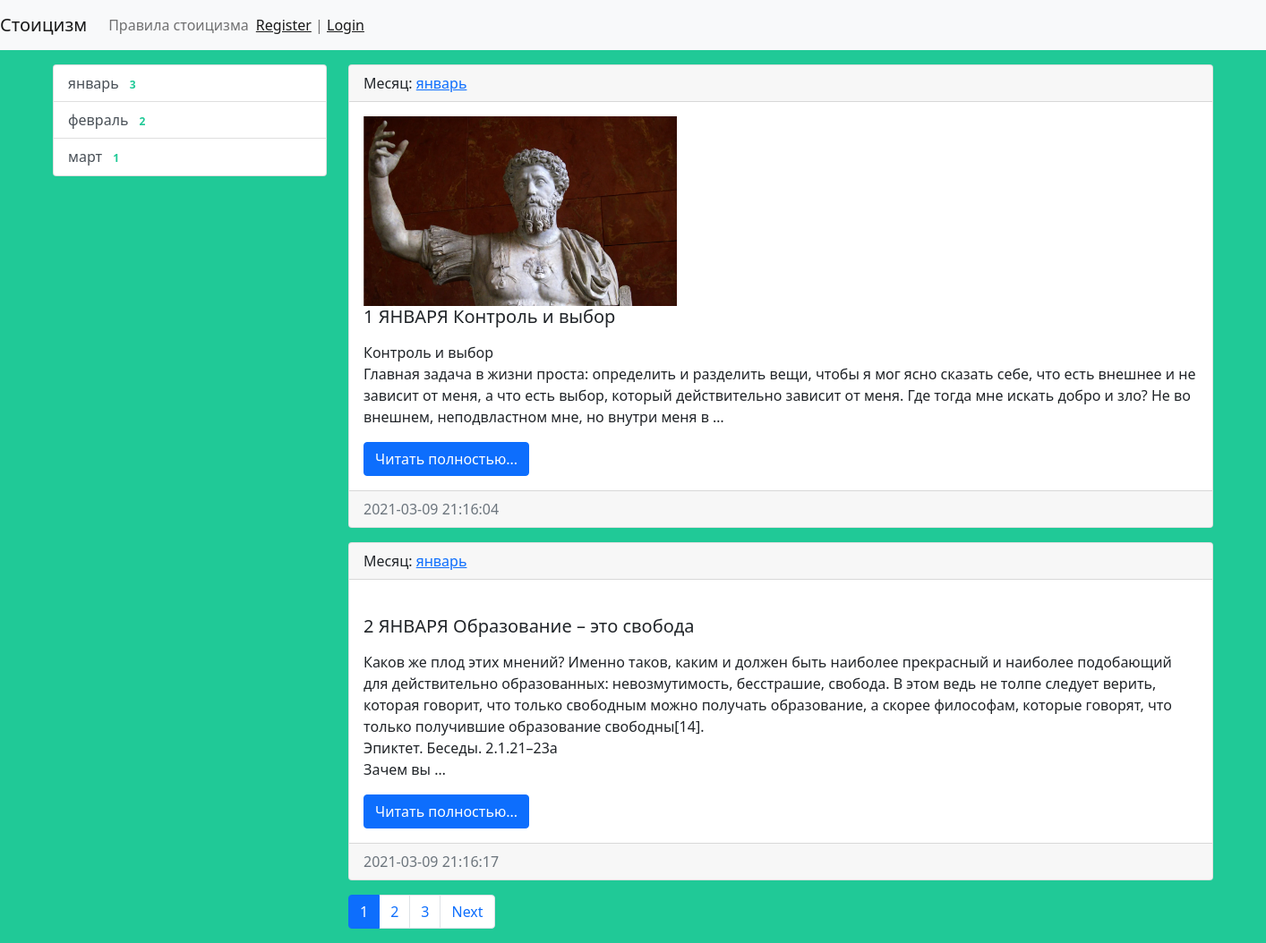
The app's page /, older data.
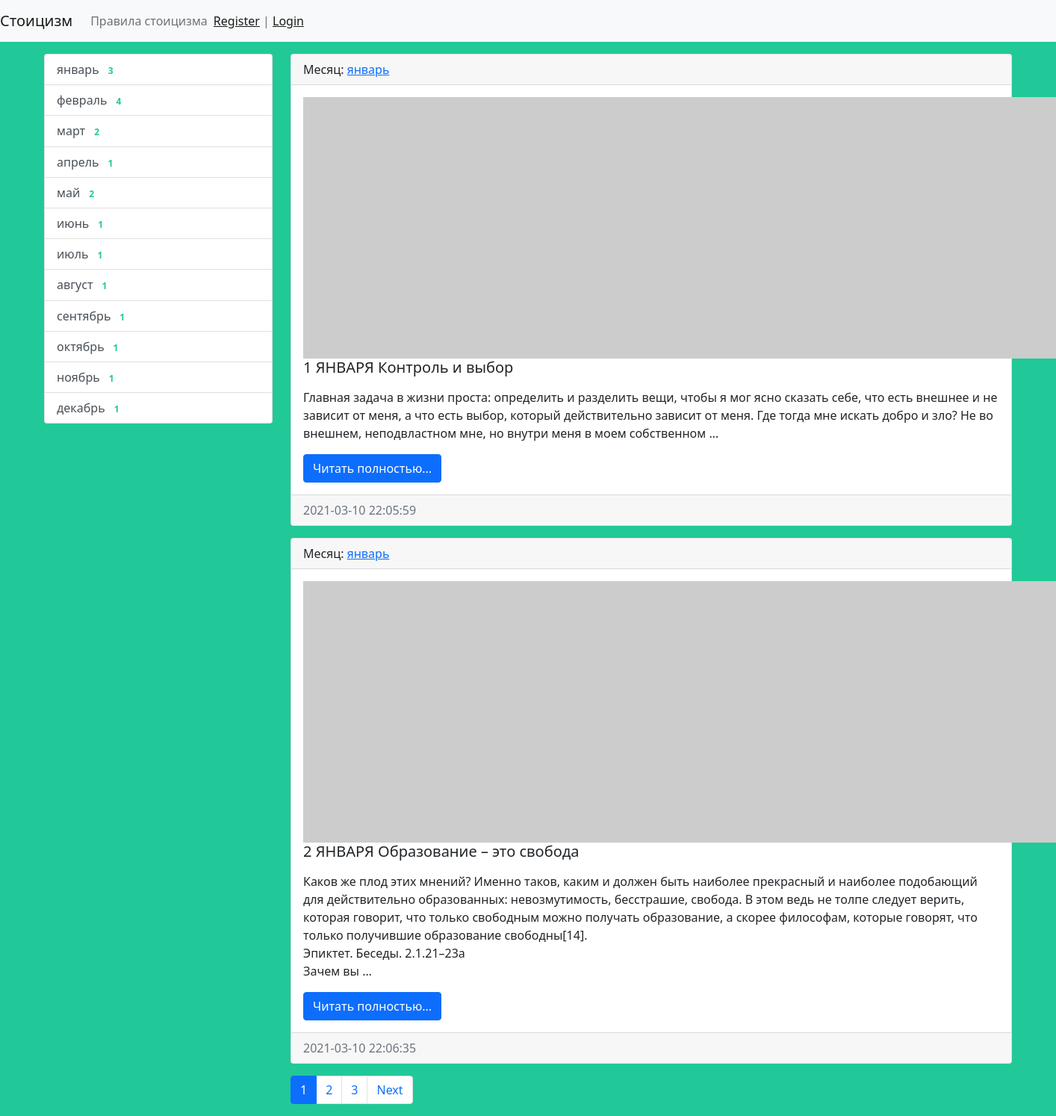
The same page, newer data.
### stoic/models.py (models this page shows, shortened)
class Month(models.Model):
    title = models.CharField(max_length=150, db_index=True, verbose_name='Наименование месяца')
    def get_absolute_url(self):
        return reverse('month', kwargs={"month_id": self.pk})
    def __str__(self):
        return self.title
    class Meta:
        verbose_name = 'Месяц'
        verbose_name_plural = 'Месяцы'
        ordering = ['id']

class Stoic(models.Model):
    title = models.CharField(max_length=150, verbose_name='Заголовок')
    content = models.TextField(blank=True, verbose_name='Контент')
    created_at = models.DateTimeField(auto_now_add=True, verbose_name='Дата публикации')
    updated_at = models.DateTimeField(auto_now=True, verbose_name='Обновлено')
    photo = models.ImageField(upload_to='photos/%Y/%m/%d/', verbose_name='Изображение', blank=True)
    is_published = models.BooleanField(default=True, verbose_name='Опубликовано')
    month = models.ForeignKey('Month', on_delete=models.PROTECT, verbose_name='Месяц')
    views = models.IntegerField(default=0)
    def get_absolute_url(self):
        return reverse('view_stoic', kwargs={"pk": self.pk})
    class Meta:
        verbose_name = 'Высказывание'
        verbose_name_plural = 'Дни'
        ordering = ['id']

### stoic/views.py (the view)
# urls.py: path('', HomeStoic.as_view(), name='home'),
class HomeStoic(MyMixin, ListView):
    model = Stoic
    template_name = 'stoic/home_stoic_list.html'
    context_object_name = 'stoic'
    mixin_prop = 'hello world'
    paginate_by = 2
    def get_context_data(self, *, object_list=None, **kwargs):
        context = super().get_context_data(**kwargs)
        context['title'] = self.get_upper('Стоик')
        context['mixin_prop'] = self.get_prop()
        return context
    def get_queryset(self):
        return Stoic.objects.filter(is_published=True).select_related('month')

### stoic/templatetags/stoic_tags.py (called while the page is built)
@register.inclusion_tag('stoic/list_months.html')
def show_months(arg1='Hello', arg2='world'):
    months = Month.objects.annotate(cnt=Count('stoic', filter=F('stoic__is_published'))).filter(cnt__gt=0)
    return {"months": months, "arg1": arg1, "arg2": arg2}

### stoic/utils.py (called while the page is built)
    def get_prop(self):
        return self.mixin_prop.upper()

    def get_upper(self, s):
        if isinstance(s, str):
            return s.upper()
        else:
            return s.title.upper()

### stoic/templates/stoic/home_stoic_list.html (shortened to what this page needs)
{% extends 'base.html' %}
{% block sidebar %}
{% include 'inc/_sidebar.html' %}
{% endblock %}
{% block content %}
{% for item in stoic %}
<div class="card mb-3">
    <div class="card-header">
        Месяц: <a href="{{ item.category.get_absolute_url }}">{{ item.month }}</a>
    </div>
    <div class="card-body">
        <div class="media">
            {% if item.photo %}
            <img src="{{ item.photo.url }}" alt="" width="350" class="mr-3">
            {% else %}
            <img src="https://picsum.photos/id/1060/350/235/?blur=2" alt="" class="mr-3">
            {% endif %}
            <div class="media-body">
                <h5 class="card-title">{{ item.title }}</h5>
                <p class="card-text">{{ item.content|safe|linebreaks|truncatewords:50 }}</p>
                <a href="{{ item.get_absolute_url }}" class="btn btn-primary">Читать полностью...</a>
            </div>
        </div>
    </div>
    <div class="card-footer text-muted">
        {{ item.created_at|date:"Y-m-d H:i:s" }}
    </div>
</div>
{% endfor %}
{% endblock %}

### templates/base.html (shortened to what this page needs)
{% load static %}
<!doctype html>
<html lang="en">
<head>
    <link rel="stylesheet" href="{% static 'bootstrap/css/bootstrap.min.css' %}">
    <link rel="stylesheet" href="{% static 'css/style.css' %}">
</head>
<body>
{% include 'inc/_nav.html' %}
<div class="container mt-3">
    <div class="row">
        <div class="col-md-3">
            {% block sidebar %}SIDEBAR{% endblock %}
        </div>
        <div class="col-md-9">
            {% block content %}CONTENT{% endblock %}
         {% if page_obj.has_other_pages %}
            <nav aria-label="...">
                <ul class="pagination">
                    {% for p in page_obj.paginator.page_range %}
                    {% if page_obj.number == p %}
                    <li class="page-item active" aria-current="page">
                        <a class="page-link" href="?page={{ p }}">{{ p }} </a>
                    </li>
                    {% elif p > page_obj.number|add:-3 and p < page_obj.number|add:3 %}
                    <li class="page-item">
                        <a class="page-link" href="?page={{ p }}">{{ p }}</a>
                    </li>
                    {% endif %}
                    {% endfor %}
                    {% if page_obj.has_next %}
                    <li class="page-item">
                        <a class="page-link" href="?page={{ page_obj.next_page_number }}">Next</a>
                    </li>
                    {% endif %}
                </ul>
            </nav>
            {% endif %}
        </div>
    </div>
</div>
</body>
</html>

### templates/inc/_nav.html (shortened to what this page needs)
<nav class="navbar navbar-expand-lg navbar-light bg-light">
    <a class="navbar-brand" href="{% url 'home' %}">Стоицизм</a>
    <div class="collapse navbar-collapse" id="navbarSupportedContent">
        <ul class="navbar-nav mr-auto">
            <li class="nav-item"><a class="nav-link" href="{% url 'home' %}">Правила стоицизма</a></li>
        </ul>
        <span class="navbar-text">
            <a href="{% url 'register' %}">Register</a> | <a href="{% url 'login' %}">Login</a>
        </span>
    </div>
</nav>

### templates/inc/_sidebar.html (shortened to what this page needs)
{% load stoic_tags %}
{% show_months %}

### stoic/templates/stoic/list_months.html
<div class="list-group">
    {% for item in months %}
        <a href="{{ item.get_absolute_url }}" class="list-group-item list-group-item-action">{{ item.title }} <span  class="badge badge-primary badge-pill" style="color:#20c997;"  >{{ item.cnt }}</span></a>
    {% endfor %}
</div>

### stoic_app/static/css/style.css (style rules this page uses)
body { background-color: #20c997; }

Row changes from the older to the newer data that the page shows:
removed Stoic: month "январь", photo (picture), title "1 ЯНВАРЯ Контроль и выбор", content "Контроль и выбор Главная задача в жизни проста: определить и разделить вещи, чтобы я мог ясно сказать себе, что есть внешнее и не зависит от меня, а что есть выбор, который действительно зависит от меня. Где тогда мне искать добро и зло? Не во внешнем, неподвластном мне, но внутри меня в …", created_at "2021-03-09 21:16:04"
removed Stoic: month "январь", title "2 ЯНВАРЯ Образование – это свобода", content "Каков же плод этих мнений? Именно таков, каким и должен быть наиболее прекрасный и наиболее подобающий для действительно образованных: невозмутимость, бесстрашие, свобода. В этом ведь не толпе следует верить, которая говорит, что только свободным можно получать образование, а скорее философам, которые говорят, что только получившие образование свободны[14]. Эпиктет. Беседы. 2.1.21–23а Зачем вы …", created_at "2021-03-09 21:16:17"
computed for Month "февраль": cnt "2" → "4"
computed for Month "март": cnt "1" → "2"
added Month: title "апрель", cnt "1"
added Month: title "май", cnt "2"
added Month: title "июнь", cnt "1"
added Month: title "июль", cnt "1"
added Month: title "август", cnt "1"
added Month: title "сентябрь", cnt "1"
added Month: title "октябрь", cnt "1"
added Month: title "ноябрь", cnt "1"
added Month: title "декабрь", cnt "1"
added Stoic: month "январь", title "1 ЯНВАРЯ Контроль и выбор", content "Главная задача в жизни проста: определить и разделить вещи, чтобы я мог ясно сказать себе, что есть внешнее и не зависит от меня, а что есть выбор, который действительно зависит от меня. Где тогда мне искать добро и зло? Не во внешнем, неподвластном мне, но внутри меня в моем собственном …", created_at "2021-03-10 22:05:59"
added Stoic: month "январь", title "2 ЯНВАРЯ Образование – это свобода", content "Каков же плод этих мнений? Именно таков, каким и должен быть наиболее прекрасный и наиболее подобающий для действительно образованных: невозмутимость, бесстрашие, свобода. В этом ведь не толпе следует верить, которая говорит, что только свободным можно получать образование, а скорее философам, которые говорят, что только получившие образование свободны[14]. Эпиктет. Беседы. 2.1.21–23а Зачем вы …", created_at "2021-03-10 22:06:35"
